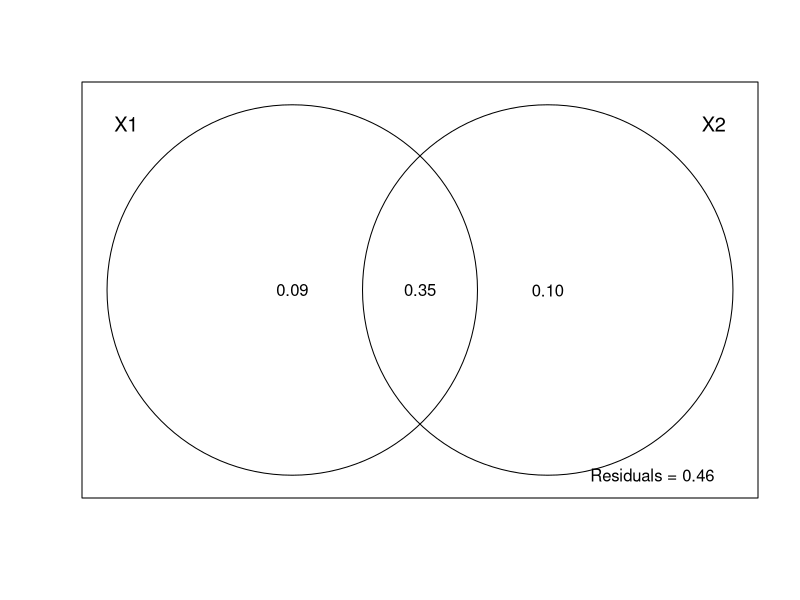
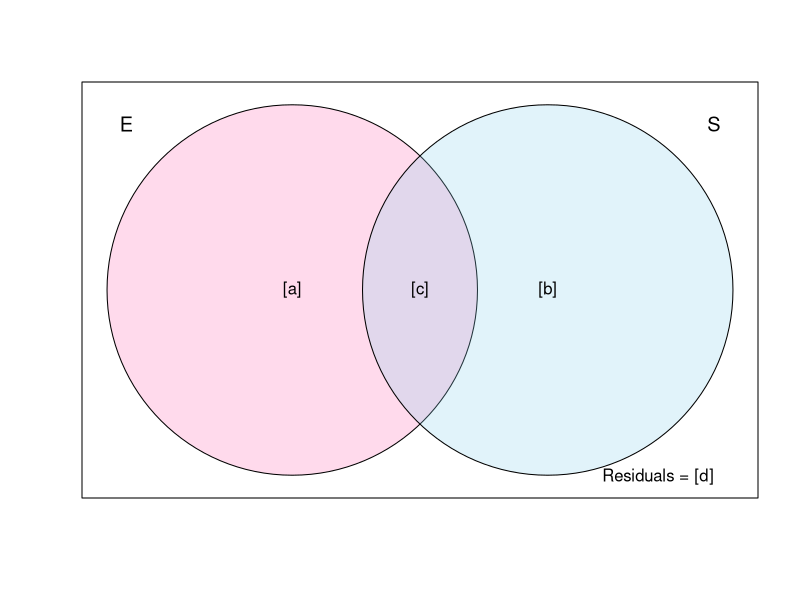
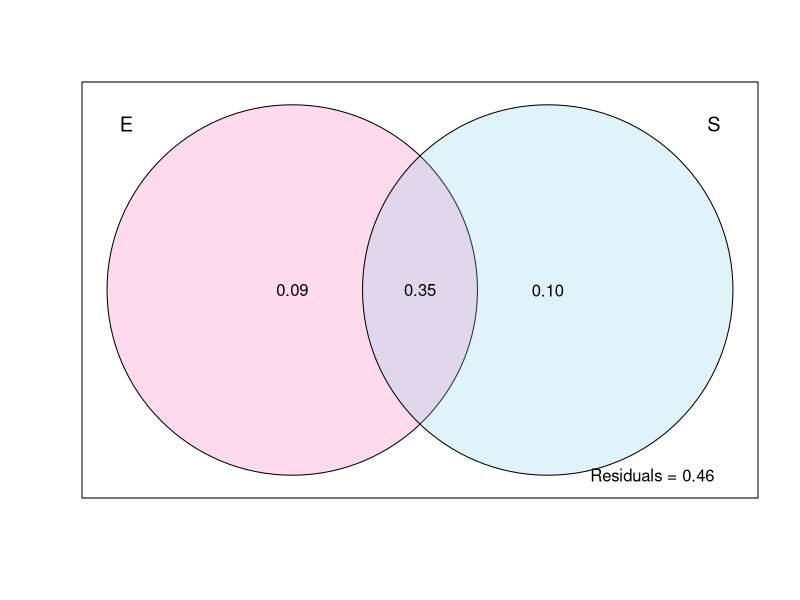
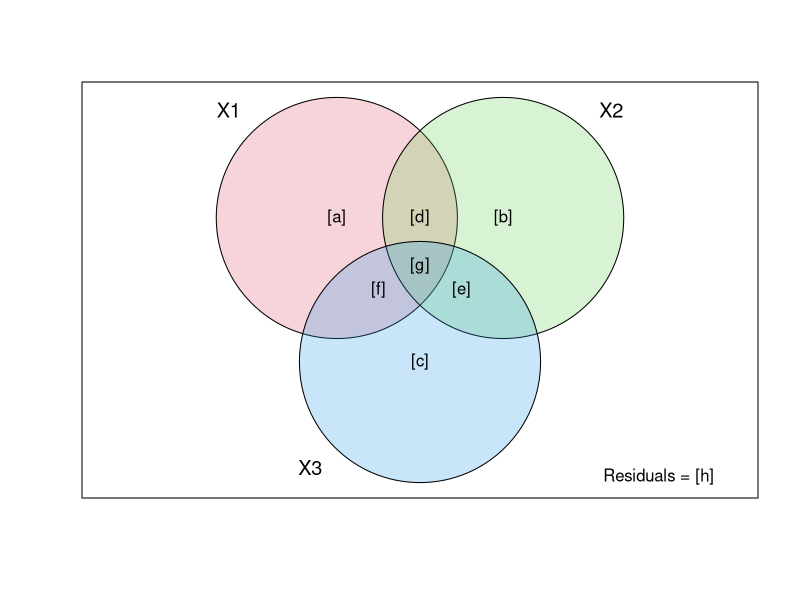
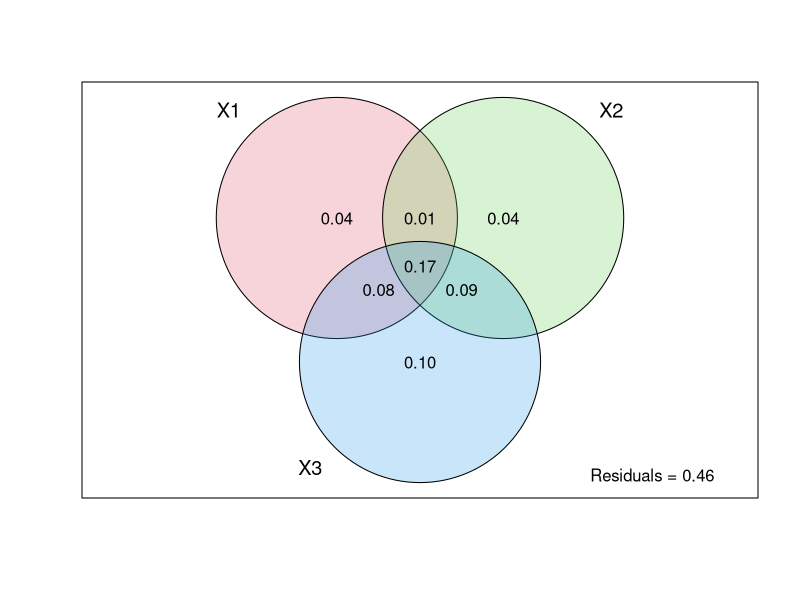

Write R code to recreate these figures, in order.
# Example of using vegan to do variation partitioning
library(vegan)

data(mite)
data(mite.env)
data(mite.pcnm)

# Two explanatory matrices -- Hellinger-transform Y
# Formula shortcut "~ ." means: use all variables in 'data'.

mod <- varpart(mite, ~ ., mite.pcnm, 
               data=mite.env, 
               transfo="hel" )
            
mod

plot(mod)
showvarparts(2, bg = c("hotpink","skyblue"), Xnames=c('E', 'S'))

plot(mod, bg = c("hotpink","skyblue"),Xnames=c('E', 'S'))

# Alternative way of to conduct this partitioning
# Change the data frame with factors into numeric model matrix
mm <- model.matrix(~ SubsDens + WatrCont + Substrate + Shrub + Topo, mite.env)[,-1]
# `[, -1]` removes intercept 

mod <- varpart(decostand(mite, "hel"), mm, mite.pcnm)
# Test fraction [a] using RDA:
rda.result <- rda(decostand(mite, "hell"), mm, mite.pcnm)
anova(rda.result, step=200, perm.max=200)

rda.result <- rda(decostand(mite, "hell"), data=mite.env, mite.pcnm)
anova(rda.result, step=200, perm.max=200)

## 3 variables
mod <- varpart(mite, ~ SubsDens + WatrCont, ~ Substrate + Shrub + Topo,
               mite.pcnm, data=mite.env, transfo="hel")
mod
showvarparts(3, bg=2:4)
plot(mod, bg=2:4)

  